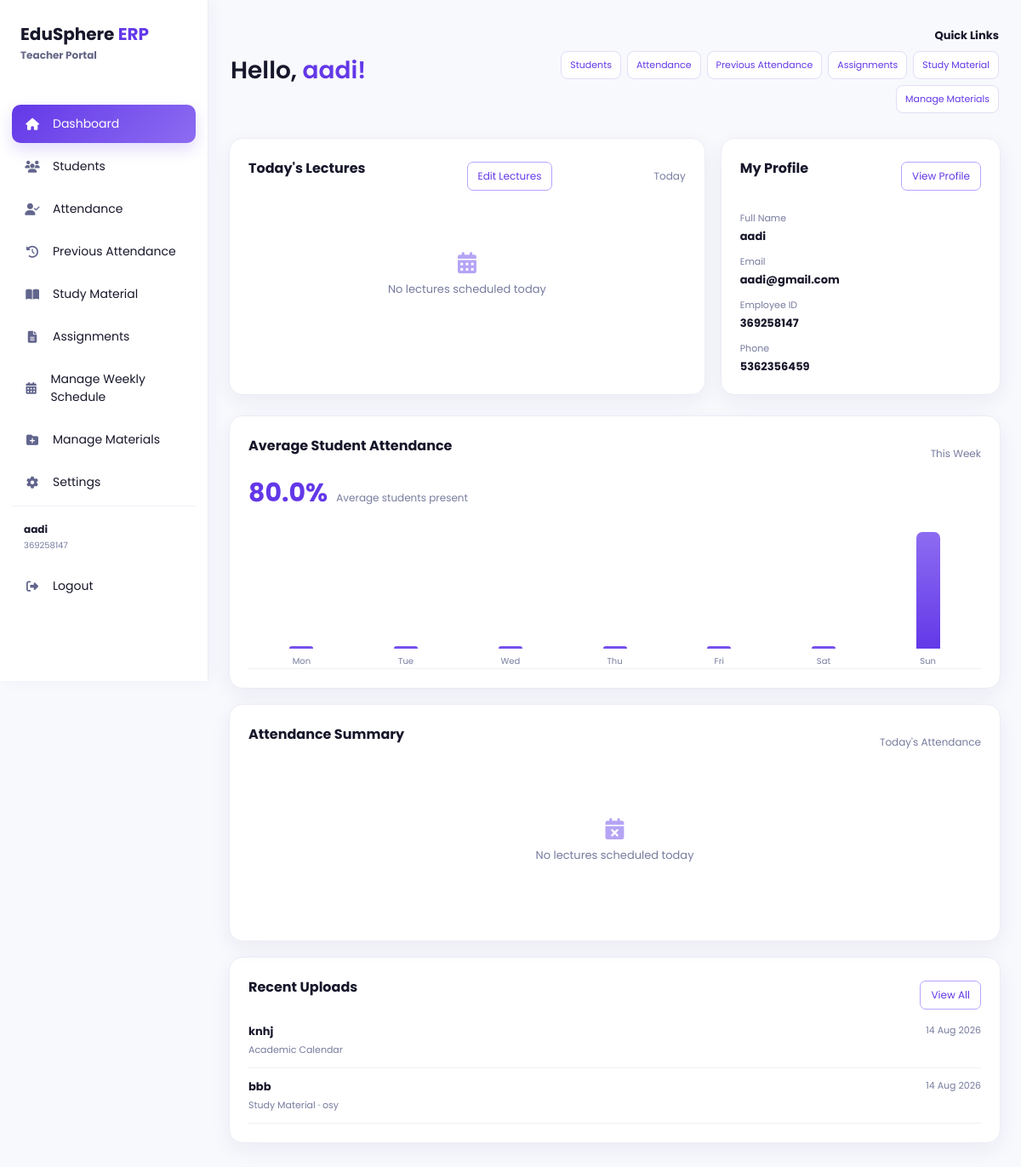
Page /teacher (signed in) on the earlier database version.
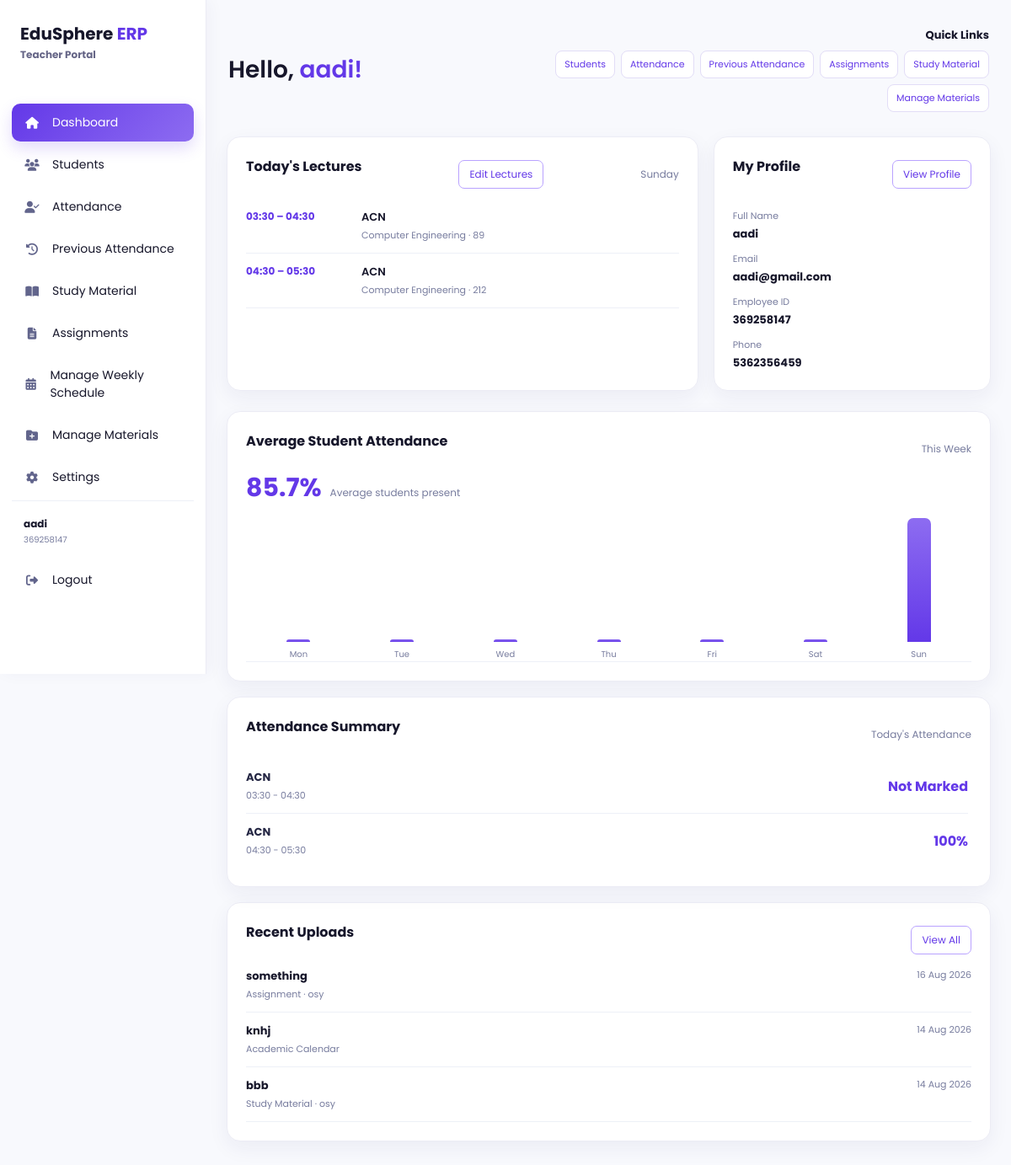
Same page on the later database version.
### models/academic_material.py (models this page shows)
class AcademicMaterial(db.Model):
    __tablename__ = "academic_materials"
    id = db.Column(db.Integer, primary_key=True)
    teacher_user_id = db.Column(
        db.Integer,
        db.ForeignKey("users.id"),
        nullable=False,
        index=True,
    )
    material_type = db.Column(db.String(30), nullable=False, index=True)
    department = db.Column(db.String(50), nullable=False, index=True)
    subject = db.Column(db.String(100), nullable=True, index=True)
    title = db.Column(db.String(150), nullable=False)
    description = db.Column(db.Text, nullable=True)
    original_filename = db.Column(db.String(255), nullable=True)
    stored_filename = db.Column(db.String(255), nullable=True, unique=True)
    uploaded_at = db.Column(db.DateTime, default=datetime.utcnow, nullable=False)
    teacher = db.relationship("User", foreign_keys=[teacher_user_id])

### models/weekly_schedule.py (models this page shows)
class WeeklySchedule(db.Model):
    __tablename__ = "weekly_schedules"
    id = db.Column(db.Integer, primary_key=True)
    student_user_id = db.Column(db.Integer, db.ForeignKey("users.id"), nullable=False, index=True)
    day_of_week = db.Column(db.Integer, nullable=False, index=True)
    start_time = db.Column(db.String(5), nullable=False)
    end_time = db.Column(db.String(5), nullable=False)
    subject = db.Column(db.String(100), nullable=False)
    department = db.Column(db.String(100), nullable=True)
    room = db.Column(db.String(100), nullable=True)
    teacher = db.Column(db.String(100), nullable=True)
    class_type = db.Column(db.String(50), nullable=True)
    student = db.relationship("User")

### models/teacher.py (models this page shows)
class Teacher(db.Model):
    __tablename__ = "teachers"
    id = db.Column(
        db.Integer,
        primary_key=True
    )
    user_id = db.Column(
        db.Integer,
        db.ForeignKey("users.id"),
        nullable=False
    )
    department = db.Column(
        db.String(50),
        nullable=True
    )
    subject = db.Column(
        db.String(100),
        nullable=True
    )

### app.py (the view, shortened to what this page needs)
@app.route("/teacher", methods=["GET", "POST"])
def teacher():
    user, teacher_profile = get_current_teacher_profile()
    if not user:
        flash("Access denied!")
        return redirect(
            url_for("login")
        )
    today = datetime.today()
    assigned_subject_ids = {
        assignment.subject_id
        for assignment in TeacherSubjectAssignment.query.filter_by(
            teacher_user_id=user.id
        ).all()
    }
    today_lectures = WeeklySchedule.query.filter_by(
        student_user_id=user.id,
        teacher=user.full_name,
        day_of_week=today.weekday(),
    ).order_by(WeeklySchedule.start_time).all()
    lecture_keys = {
        (lecture.subject.strip().casefold(), lecture.start_time, lecture.end_time)
        for lecture in today_lectures
        if lecture.subject and lecture.start_time and lecture.end_time
    }
    today_records = Attendance.query.filter_by(
        teacher_user_id=user.id, date=today.date()
    ).all()
    session_records = {}
    for record in today_records:
        subject_name = record.subject.name if record.subject else ""
        key = (subject_name.strip().casefold(), record.start_time, record.end_time)
        if key in lecture_keys:
            session_records.setdefault(key, []).append(record)
    marked_count = len(session_records)
    attendance_percentages = [
        (sum(record.status == "Present" for record in records) / len(records)) * 100
        for records in session_records.values() if records
    ]
    attendance_summary = {
        "today_lectures": len(today_lectures),
        "attendance_marked": marked_count,
        "pending": max(len(today_lectures) - marked_count, 0),
        "average_present": round(sum(attendance_percentages) / len(attendance_percentages)) if attendance_percentages else None,
        "lectures": [
            {
                "subject": lecture.subject,
                "start_time": lecture.start_time,
                "end_time": lecture.end_time,
                "percentage": (
                    round(
                        sum(record.status == "Present" for record in session_records.get(
                            (lecture.subject.strip().casefold(), lecture.start_time, lecture.end_time), []
                        ))
                        / len(session_records.get(
                            (lecture.subject.strip().casefold(), lecture.start_time, lecture.end_time), []
                        )) * 100
                    )
                    if session_records.get((lecture.subject.strip().casefold(), lecture.start_time, lecture.end_time))
                    else None
                ),
            }
            for lecture in today_lectures
        ],
    }
    week_start = today.date() - timedelta(days=today.weekday())
    week_records = Attendance.query.filter(
        Attendance.teacher_user_id == user.id,
        Attendance.subject_id.in_(assigned_subject_ids) if assigned_subject_ids else Attendance.id == -1,
        Attendance.date >= week_start,
        Attendance.date <= today.date(),
    ).order_by(Attendance.id.desc()).all()
    unique_week_records = []
    seen_records = set()
    for record in week_records:
        key = (record.student_user_id, record.subject_id, record.date, record.start_time, record.end_time)
        if key not in seen_records:
            seen_records.add(key)
            unique_week_records.append(record)
    daily_records = {}
    for record in unique_week_records:
        daily_records.setdefault(record.date, []).append(record)
    attendance_analytics = []
    for day_offset in range(7):
        day = week_start + timedelta(days=day_offset)
        records = daily_records.get(day, [])
        attendance_analytics.append({
            "label": day.strftime("%a"),
            "percentage": round(sum(r.status == "Present" for r in records) / len(records) * 100, 1) if records else 0,
        })
    total_week_records = len(unique_week_records)
    week_present = sum(record.status == "Present" for record in unique_week_records)
    average_week_attendance = round(week_present / total_week_records * 100, 1) if total_week_records else None
    return render_template(
        "teacher.html",
        current_user=user,
        teacher_profile=teacher_profile,
        attendance_analytics=attendance_analytics,
        average_week_attendance=average_week_attendance,
        attendance_summary=attendance_summary,
        today_lectures=today_lectures,
        recent_uploads=AcademicMaterial.query.filter_by(
            teacher_user_id=user.id
        ).order_by(AcademicMaterial.uploaded_at.desc()).limit(5).all(),
    )

### app.py (called while the page is built)
def get_current_teacher_profile():
    user = get_current_user_for_role("Teacher")
    if not user:
        return None, None
    teacher_profile = Teacher.query.filter_by(user_id=user.id).first()
    if not teacher_profile:
        teacher_profile = Teacher(user_id=user.id)
        db.session.add(teacher_profile)
        db.session.commit()
    return user, teacher_profile

def get_current_user_for_role(role):
    if session.get("role") != role or "user_id" not in session:
        return None
    user = db.session.get(User, session["user_id"])
    if not user or user.role != role:
        session.clear()
        return None
    return user

### templates/teacher.html (shortened to what the changed rows need)
<!DOCTYPE html><html lang="en"><head><link rel="stylesheet" href="{{ url_for('static', filename='css/teacher.css') }}"><link rel="stylesheet" href="{{ url_for('static', filename='css/palette.css') }}"><link rel="stylesheet" href="https://cdnjs.cloudflare.com/ajax/libs/font-awesome/6.6.0/css/all.min.css"></head>
<body class="teacher-dashboard-page theme-{{ current_user.theme or 'light' }} accent-{{ current_user.accent_color or 'purple' }}"><div class="sidebar"><div class="logo"><h2>EduSphere <span>ERP</span></h2></div></div>
<main class="main"><div class="topbar"><div class="teacher-greeting"><h1>Hello, <span>{{ current_user.full_name }}!</span></h1></div></div>
<div class="teacher-top-grid"><section class="box teacher-lectures"><div class="section-heading"><h3>Today's Lectures</h3><span>{{ ['Monday','Tuesday','Wednesday','Thursday','Friday','Saturday','Sunday'][today_lectures[0].day_of_week] if today_lectures else 'Today' }}</span></div>{% if today_lectures %}<div class="teacher-lecture-list">{% for lecture in today_lectures %}<div class="teacher-lecture-item"><strong>{{ lecture.start_time }} – {{ lecture.end_time }}</strong><span>{{ lecture.subject }}</span><small>{{ teacher_profile.department if teacher_profile and teacher_profile.department else 'Department not available' }}{% if lecture.room %} · {{ lecture.room }}{% endif %}</small></div>{% endfor %}</div>{% else %}<div class="teacher-analytics-empty"><i class="fa-solid fa-calendar-days"></i><p>No lectures scheduled today</p></div>{% endif %}</section></div>
<section class="box teacher-attendance-chart teacher-attendance-full"><div class="section-heading"><h3>Average Student Attendance</h3><span>This Week</span></div>{% if average_week_attendance is not none %}<div class="teacher-attendance-average-value"><strong>{{ average_week_attendance }}%</strong><small>Average students present</small></div>{% else %}<div class="teacher-analytics-empty teacher-analytics-inline-empty"><i class="fa-solid fa-chart-column"></i><p>No attendance data</p></div>{% endif %}<div class="teacher-chart">{% for point in attendance_analytics %}<div class="teacher-chart-column"><span style="height: {{ point.percentage }}%" title="{{ point.label }}: {{ point.percentage }}%"></span><small>{{ point.label }}</small></div>{% endfor %}</div></section>
<section class="teacher-lower-grid"><div class="box teacher-attendance-summary"><div class="section-heading"><h3>Attendance Summary</h3><span>Today's Attendance</span></div>{% if attendance_summary.lectures %}<div class="teacher-daily-attendance-list">{% for lecture in attendance_summary.lectures %}<div class="teacher-daily-attendance-item"><div><strong>{{ lecture.subject }}</strong><small>{{ lecture.start_time }} - {{ lecture.end_time }}</small></div><strong class="teacher-daily-attendance-percent">{% if lecture.percentage is not none %}{{ lecture.percentage }}%{% else %}Not Marked{% endif %}</strong></div>{% endfor %}</div>{% else %}<div class="teacher-analytics-empty"><i class="fa-solid fa-calendar-xmark"></i><p>No lectures scheduled today</p></div>{% endif %}</div></section>
<section class="box teacher-recent-uploads"><div class="section-heading"><h3>Recent Uploads</h3><a class="profile-button" href="{{ url_for('manage_materials') }}">View All</a></div>{% if recent_uploads %}<div class="teacher-upload-list">{% for material in recent_uploads %}<div class="teacher-upload-item"><div><strong>{{ material.title }}</strong><small>{{ material.material_type }}{% if material.subject %} · {{ material.subject }}{% endif %}</small></div><time>{{ material.uploaded_at.strftime('%d %b %Y') }}</time></div>{% endfor %}</div>{% else %}<div class="teacher-analytics-empty"><i class="fa-solid fa-folder-open"></i><p>No recent uploads</p></div>{% endif %}</section></main><script src="{{ url_for('static', filename='js/teacher.js') }}"></script></body></html>

Differences in the rows shown:
now on this page (row edited): WeeklySchedule: day_of_week "Sunday", start_time "03:30", end_time "04:30", subject "ACN", room "89", shows "Not Marked"
now on this page (row unchanged): Teacher: department "Computer Engineering"
added WeeklySchedule: start_time "04:30", end_time "05:30", subject "ACN", room "212", percentage "100"
added AcademicMaterial: title "something", material_type "Assignment", subject "osy", uploaded_at "16 Aug 2026"
Other differences:
{{ average_week_attendance }}: "80.0" → "85.7"
{{ point.percentage }}: 80.0 → 85.7 (drawn)
text no longer shown: "Today No lectures scheduled today No lectures scheduled today"
